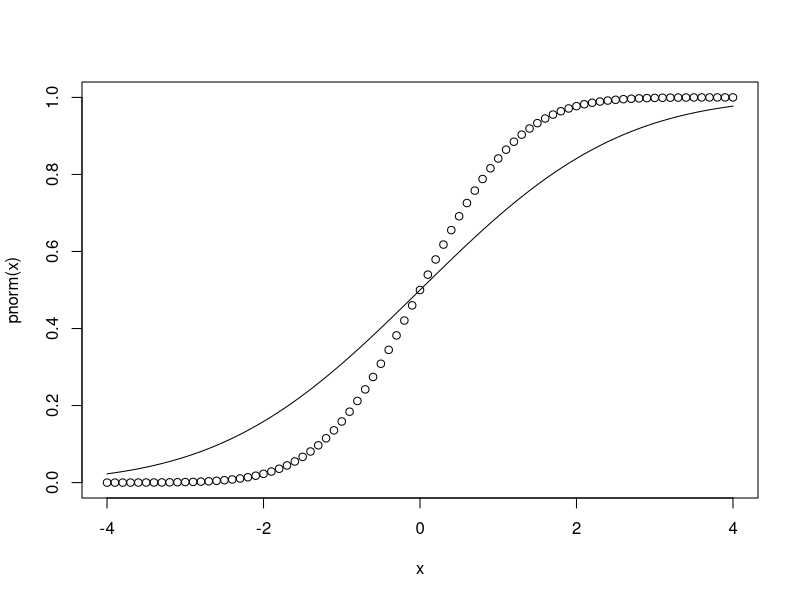

Reproduce this figure in R. (Note: this script raises an error after producing the figure.)
## ---- chunk 1
x = seq(from = -4, to = 4, by = 0.1)

plot(x, pnorm(x))

lines(x, pnorm(x, sd = 2))
lines(x, pnorm2(x), col = "red")
## ---- chunk 2
pnorm2 = function(x)
{
    pnorm(x, sd = 2)
}
## ---- chunk 3
pnorm3 = function(x, sd = 2)
{
    pnorm(x, sd = sd)
}

plot(x, pnorm3(x))
## ---- chunk 4
pnorm4 = function(x, sd = 2, lower.tail = TRUE)
{
    pnorm(x, sd = sd, lower.tail = lower.tail)
}

plot(x, pnorm4(x))
## ---- chunk 5
pnorm5 = function(x, mean = 0, sd = 2, lower.tail = TRUE, log.p = FALSE, fast = TRUE)
{
    pnorm(x, mean = mean, sd = sd, lower.tail = lower.tail, log.p = log.p)
}

plot(x, pnorm5(x))
## ---- chunk 6
pnorm6 = function(..., sd = 2)
{
    pnorm(..., sd = sd) # <--- 
}

plot(x, pnorm6(x, lower.tail = FALSE))
## ---- chunk 7
pnorm7 = function(..., sd = 2)
{
    args = list(...)
    #browser() # STOP the R interpreter right here, so that I can look around
    print(paste("mean is ", args$mean))
    pnorm(..., sd = sd) # <--- 
}

pnorm7(x, lower.tail = FALSE, mean = 3)
## ---- chunk 8
#' Extract interest rates from a character vector
#'
#' @param x character vector containing text with interest rates
#' @param pattern regular expression pattern to find the matching interest rates
#' @return The first numeric interest rate found in the string, or NA if none found
#' @examples
#' extract_interest_rate("Fixed @ 3.92%, no TIC/NIC")  # 3.92
#' extract_interest_rate("123.456 but no adjacent %")  # NA
extract_interest_rate = function(x, pattern = "[0-9]+\\.[0-9]+\\%")
{
    interest = rep(NA, length(x))
    match_locations = regexpr(pattern, x)
    match_string = regmatches(x, match_locations)
    match_number_string = gsub("\\%", "", match_string)
    match_number = as.numeric(match_number_string)
    interest[match_locations != -1] = match_number
    interest
}


eir = function(x, p = "[0-9]+\\.[0-9]+\\%")
{
    i = rep(NA, length(x))
    l = regexpr(p, x)
    n = as.numeric(gsub("\\%", "", regmatches(x, l)))
    (i[l != -1] = n)
}
